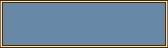

This is a level from a 2D game, rendered from its Tiled map with the project's own tilesets. A one-line summary and the complete map file follow:
An orthogonal 21x6 tile map with 8x8 px tiles, 1 tile layer (Tile Layer 1).

<map version="1.5" tiledversion="1.7.2" orientation="orthogonal" renderorder="right-down" width="21" height="6" tilewidth="8" tileheight="8" infinite="0" nextlayerid="2" nextobjectid="1">
 <tileset firstgid="1" name="MenuTiles" tilewidth="8" tileheight="8" tilecount="128" columns="32">
  <image source="../Pokedex/MenuTiles.png" width="256" height="32" />
 </tileset>
 <layer id="1" name="Tile Layer 1" width="21" height="6">
  <data encoding="csv">
2147483739,90,90,90,90,90,90,90,90,90,90,90,90,90,90,90,90,90,90,90,91,
96,10,10,10,10,10,10,10,10,10,10,10,10,10,10,10,10,10,10,10,2147483744,
96,10,10,10,10,10,10,10,10,10,10,10,10,10,10,10,10,10,10,10,2147483744,
96,10,10,10,10,10,10,10,10,10,10,10,10,10,10,10,10,10,10,10,2147483744,
96,10,10,10,10,10,10,10,10,10,10,10,10,10,10,10,10,10,10,10,2147483744,
3221225563,3221225562,3221225562,3221225562,3221225562,3221225562,3221225562,3221225562,3221225562,3221225562,3221225562,3221225562,3221225562,3221225562,3221225562,3221225562,3221225562,3221225562,3221225562,3221225562,1073741915
</data>
 </layer>
</map>
